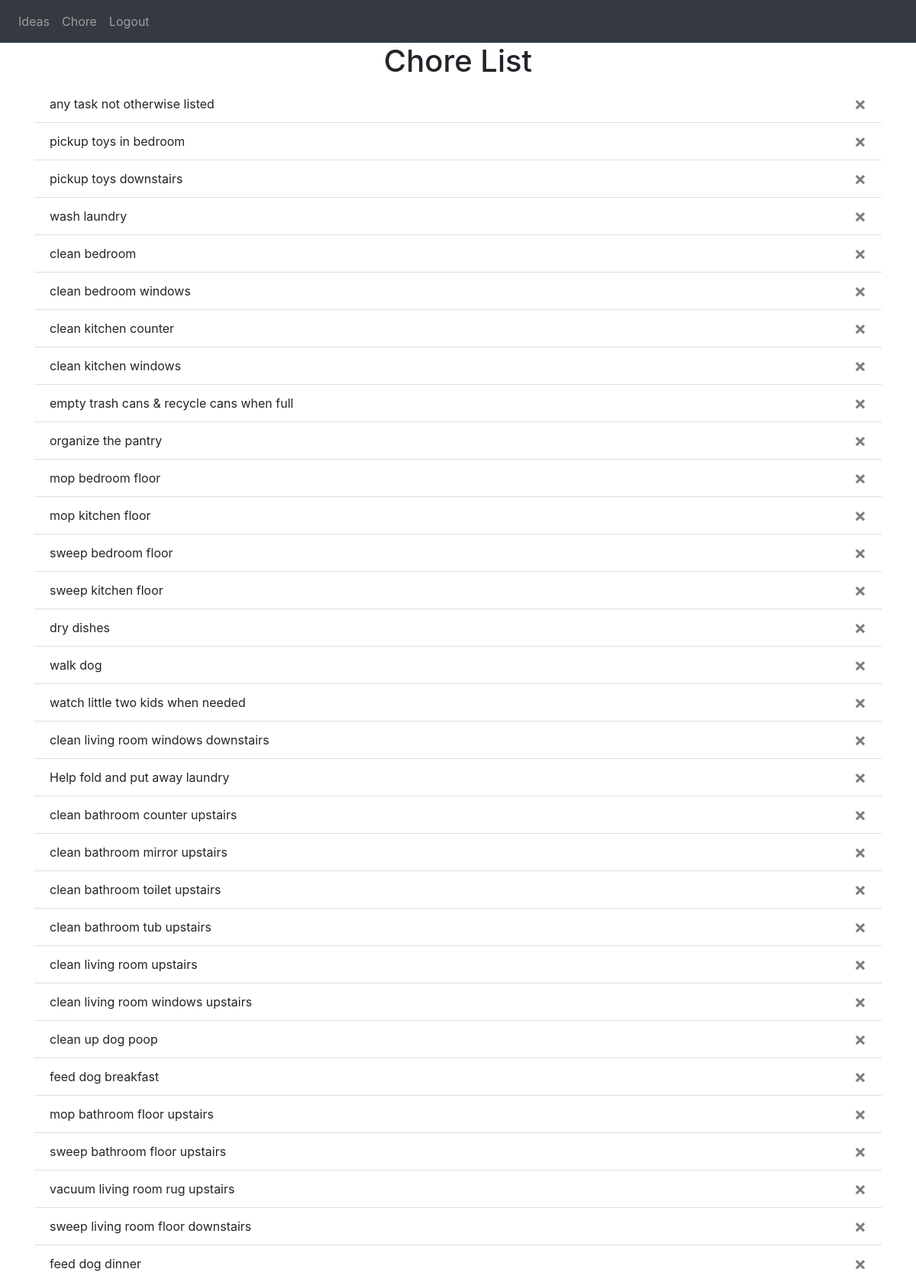
The page /chore (signed in) on the database its author committed.
### website/models.py (models this page shows)
class Chore(db.Model):
    id = db.Column(db.Integer, primary_key=True)
    data = db.Column(db.String(100))
    date = db.Column(db.DateTime(timezone=True), default=func.now())
    user_id = db.Column(db.Integer, db.ForeignKey('user.id'))
    is_active = db.Column(db.Boolean, default=False)

### website/views.py (the view, shortened to what this page needs)
@views.route('/chore', methods=['GET', 'POST'])
@login_required
def chore():
    chores = Chore.query.all()
    return render_template('chore.html', user=current_user, chores=chores)

### website/__init__.py (called while the page is built)
def create_app():
    app = Flask(__name__)
    app.config['SECRET_KEY'] = 'fdsajfhsdk;f jdskfj;a;j'
    app.config['SQLALCHEMY_DATABASE_URI'] = f'sqlite:///{DB_NAME}'
    db.init_app(app)
    admin.init_app(app, index_view=MyAdminIndexView())
    from .views import views
    from .auth import auth
    app.register_blueprint(views, url_prefix='/')
    app.register_blueprint(auth, url_prefix='/')
    from .models import User, Note, Chore
    admin.add_views(MyView(User, db.session), MyView(Note, db.session), MyView(Chore, db.session))
    create_database(app)
    login_manager = LoginManager()
    login_manager.login_view = 'auth.login'
    login_manager.init_app(app)
    @login_manager.user_loader
    def load_user(id):
        return User.query.get(int(id))
    return app

### website/templates/chore.html
{% extends "base.html" %} {% block title %}Home{% endblock %} {% block content %}
<h1 align="center">Chore List</h1>
<ul class="list-group list-group-flush" id="chores">
  {% if user.is_parent %}
    {% for chore in chores %}
        {% if chore.is_active %}
        <li class="list-group-item">
            {{ chore.data }}
            <button type="button" class="close" onClick="deleteChore({{ chore.id }})">
                <span aria-hidden="true">&times;</span>
            </button>
        </li>
        {% endif %}
    {% endfor %}
  {% else %}
    {% for chore in chores %}
        {% if chore.is_active %}
        <li class="list-group-item">
            {{ chore.data }}
            <button type="button" class="close" onClick="deleteChore({{ chore.id }})">
                <span aria-hidden="true">&times;</span>
            </button>
        </li>
        {% endif %}
    {% endfor %}
  {% endif %}
</ul>
{% endblock %}

### website/templates/base.html (shortened to what this page needs)
<!DOCTYPE html>
<html>
  <head>
    <link
      rel="stylesheet"
      href="https://stackpath.bootstrapcdn.com/bootstrap/4.4.1/css/bootstrap.min.css"
    />
    <link
      rel="stylesheet"
      href="https://stackpath.bootstrapcdn.com/font-awesome/4.7.0/css/font-awesome.min.css"
    />
  </head>
  <body>
    <nav class="navbar navbar-expand-lg navbar-dark bg-dark">
      <div class="collapse navbar-collapse" id="navbar">
        <div class="navbar-nav">
          {% if user.is_authenticated %}
          <a class="nav-item nav-link" id="ideas" href="/">Ideas</a>
            <a class="nav-item nav-link" id="chores" href="/chore">Chore</a>
          <a class="nav-item nav-link" id="logout" href="/logout">Logout</a>
          {% else %}
          <a class="nav-item nav-link" id="login" href="/login">Login</a>
          <a class="nav-item nav-link" id="signUp" href="/sign_up">Sign Up</a>
          {% endif %}
        </div>
      </div>
    </nav>
    <div class="container">{% block content %} {% endblock %}</div>
  </body>
</html>

### rows shown on the page
Chore: data "any task not otherwise listed"
Chore: data "pickup toys in bedroom"
Chore: data "pickup toys downstairs"
Chore: data "wash laundry"
Chore: data "clean bedroom"
Chore: data "clean bedroom windows"
Chore: data "clean kitchen counter"
Chore: data "clean kitchen windows"
Chore: data "empty trash cans & recycle cans when full"
Chore: data "organize the pantry"
Chore: data "mop bedroom floor"
Chore: data "mop kitchen floor"
Chore: data "sweep bedroom floor"
Chore: data "sweep kitchen floor"
Chore: data "dry dishes"
Chore: data "walk dog"
Chore: data "watch little two kids when needed"
Chore: data "clean living room windows downstairs"
Chore: data "Help fold and put away laundry"
Chore: data "clean bathroom counter upstairs"
Chore: data "clean bathroom mirror upstairs"
Chore: data "clean bathroom toilet upstairs"
Chore: data "clean bathroom tub upstairs"
Chore: data "clean living room upstairs"
Chore: data "clean living room windows upstairs"
Chore: data "clean up dog poop"
Chore: data "feed dog breakfast"
Chore: data "mop bathroom floor upstairs"
Chore: data "sweep bathroom floor upstairs"
Chore: data "vacuum living room rug upstairs"
Chore: data "sweep living room floor downstairs"
Chore: data "feed dog dinner"
